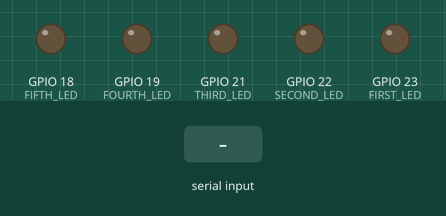
Recording of a sketch running on a simulated ESP32. On the bench: output pins drawn as LEDs (lit = HIGH). The test bench sets the inputs (shaded band).

Above: at 1.2 s.
1.3 s: "90,45\n" received over Serial
At 2.0 s:
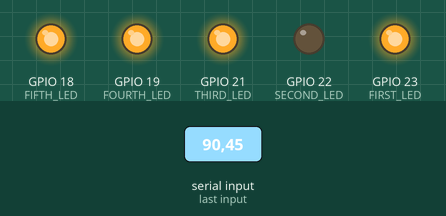
2.8 s: "5\n" received over Serial
At 4.0 s:
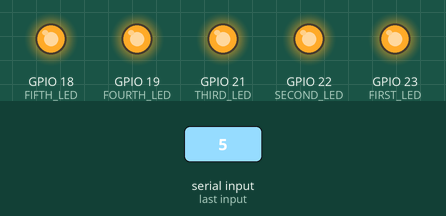
4.3 s: "200\n" received over Serial
At 5.4 s:
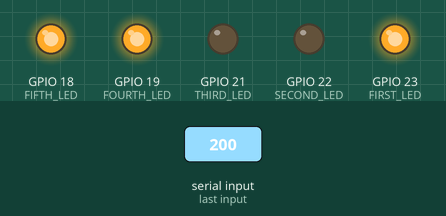
5.8 s: "5\n" received over Serial
At 6.5 s:
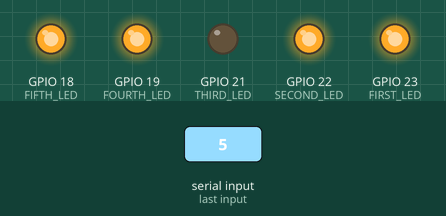
7.3 s: "30,150\n" received over Serial
At 7.8 s:
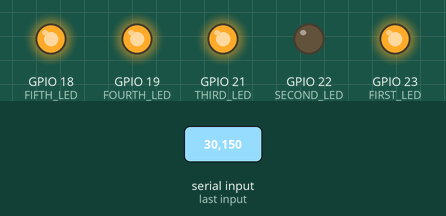
Timing chart, 0 to 9.8 s (numbered marks = the images above; inputs shaded):
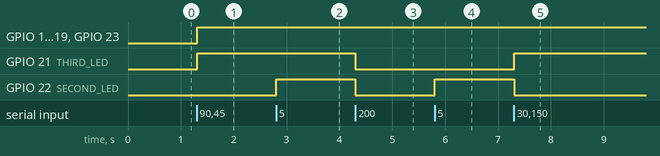

Measured:
- after the input at 1.3 s, GPIO 18 (FIFTH_LED), GPIO 19 (FOURTH_LED), GPIO 21 (THIRD_LED), GPIO 23 (FIRST_LED): LOW → HIGH at once
- after the input at 2.8 s, GPIO 22 (SECOND_LED): LOW → HIGH at once
- after the input at 4.3 s, GPIO 21 (THIRD_LED), GPIO 22 (SECOND_LED): HIGH → LOW at once
- after the input at 5.8 s, GPIO 22 (SECOND_LED): LOW → HIGH at once
- after the input at 7.3 s, GPIO 21 (THIRD_LED): LOW → HIGH at once; GPIO 22 (SECOND_LED): HIGH → LOW at once

The sketch:

ESP32_CV_LED.ino
```cpp
const int FIRST_LED = 23;
const int SECOND_LED = 22;
const int THIRD_LED = 21;
const int FOURTH_LED = 19;
const int FIFTH_LED = 18;

// LED ORDER
const int LEDS[] = {FIRST_LED, SECOND_LED, THIRD_LED, FOURTH_LED, FIFTH_LED};

char c;
char str[6]; // Holds all the on/off values + null terminator
uint8_t idx = 0;

void setup() {
  Serial.begin(115200); // General ESP32 baudrate
  pinMode(FIRST_LED, OUTPUT);
  pinMode(SECOND_LED, OUTPUT);
  pinMode(THIRD_LED, OUTPUT);
  pinMode(FOURTH_LED, OUTPUT);
  pinMode(FIFTH_LED, OUTPUT);
}

void loop() {
  if (Serial.available() > 0) {
    c = Serial.read(); // Reads one character at a time

    // Add each character to the string
    if (c != '\n') {
      str[idx++] = c;
    } else { // When all characters are read, end the string and reset idx
      str[idx] = '\0';
      idx = 0;

      for (int i = 0; i < 5; i++) {
        digitalWrite(LEDS[i], str[i] - '0'); // Turn char into int and turn on/off the corresponding leds
      }
    }
  }
}
```
